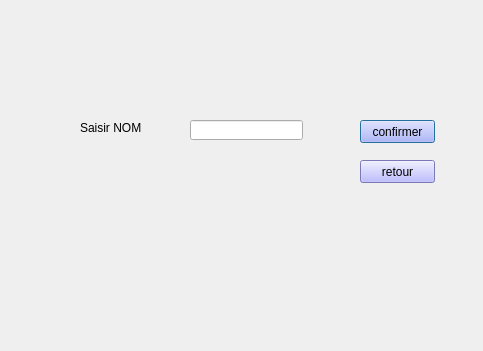
<?xml version="1.0" encoding="UTF-8"?>
<ui version="4.0">
 <class>modification</class>
 <widget class="QDialog" name="modification">
  <property name="geometry">
   <rect>
    <x>0</x>
    <y>0</y>
    <width>483</width>
    <height>351</height>
   </rect>
  </property>
  <property name="windowTitle">
   <string>Dialog</string>
  </property>
  <widget class="QLineEdit" name="nomModif">
   <property name="geometry">
    <rect>
     <x>190</x>
     <y>120</y>
     <width>113</width>
     <height>20</height>
    </rect>
   </property>
  </widget>
  <widget class="QLabel" name="label_4">
   <property name="geometry">
    <rect>
     <x>80</x>
     <y>120</y>
     <width>61</width>
     <height>16</height>
    </rect>
   </property>
   <property name="text">
    <string>Saisir NOM:</string>
   </property>
  </widget>
  <widget class="QPushButton" name="confirme">
   <property name="geometry">
    <rect>
     <x>360</x>
     <y>120</y>
     <width>75</width>
     <height>23</height>
    </rect>
   </property>
   <property name="styleSheet">
    <string notr="true">background-color: rgb(170, 170, 255);</string>
   </property>
   <property name="text">
    <string>confirmer</string>
   </property>
  </widget>
  <widget class="QPushButton" name="retour2">
   <property name="geometry">
    <rect>
     <x>360</x>
     <y>160</y>
     <width>75</width>
     <height>23</height>
    </rect>
   </property>
   <property name="styleSheet">
    <string notr="true">background-color: rgb(170, 170, 255);</string>
   </property>
   <property name="text">
    <string>retour</string>
   </property>
  </widget>
 </widget>
 <resources/>
 <connections/>
</ui>
